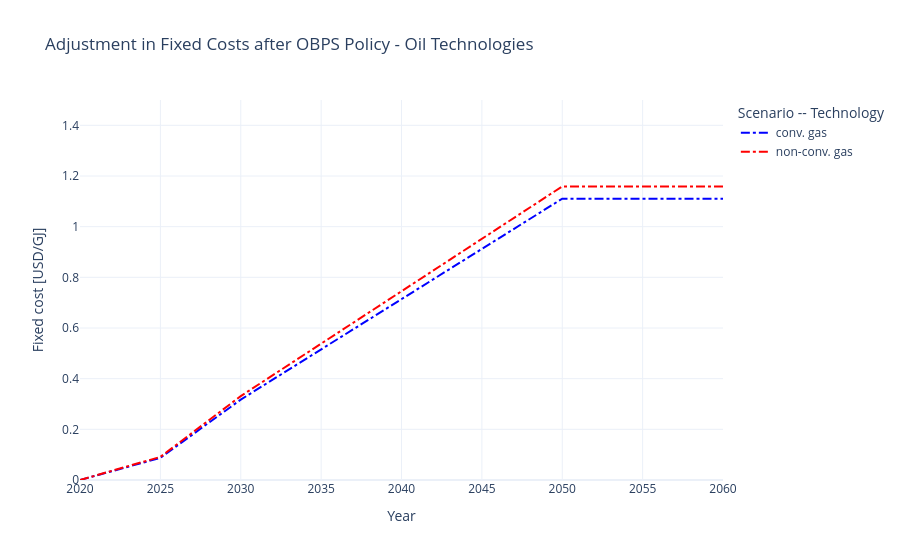

The notebook cell this image was saved under:
### Code cell
# Plotting
import matplotlib.pyplot as plt
import plotly.graph_objects as go
from matplotlib import colormaps
from functools import reduce


conversion_factor = 1 / 31.536
# Initialize an empty DataFrame to store the results
result_list = []
handles = []

for tech in tech_dict_gas.keys():
	# Filter the merged dataframe for each technology
	tech_df = merged_df[merged_df['technology'] == tech]
	
	# Add this tech's data to the result df
	result_list.append(tech_df)

result_df = reduce(lambda x,y: pd.concat([x,y]), result_list)
result_df["technology"] = [tech_dict_gas[tech] for tech in result_df['technology'].values]


baseline_df = result_df.groupby(['technology', 'year_act'])['value_2'].mean().reset_index()
netzero_df = result_df.groupby(['technology', 'year_act'])['value'].mean().reset_index()

##########################################################################################
fig = go.Figure(layout_yaxis_range=[0,1.5])

# Iterate through each unique technology
'''
for tech in baseline_df["technology"].unique():
    data = baseline_df[baseline_df["technology"] == tech]
    fig.add_trace(go.Scatter(x=data["year_act"],
                            y=data.iloc[:,-1] * conversion_factor,
                            mode="lines",
                            line={"dash": "solid", "color": tech_colors[tech]},
                            name=f"Baseline -- {tech}"))
'''
for tech in netzero_df["technology"].unique():
    data = netzero_df[netzero_df["technology"] == tech]
    fig.add_trace(go.Scatter(x=data["year_act"],
                            y=data.iloc[:,-1] * conversion_factor,
                            mode="lines",
                            line={"dash": "dashdot", "color": tech_colors[tech]},
                            name=f"{tech}"))

fig.update_layout(title='Adjustment in Fixed Costs after OBPS Policy - Oil Technologies',
                  xaxis_title='Year',
                  yaxis_title='Fixed cost [USD/GJ]',
                  legend_title='Scenario -- Technology',
                  template='plotly_white')
fig.show()

#fig.write_image("Plot.png")

### Figure 1 — Plotly figure (JSON) as saved in the notebook; plotly's stock layout.template omitted (floating-point values rounded to 4 significant figures)
{"data": [{"line": {"color": "blue", "dash": "dashdot"}, "mode": "lines", "name": "conv. gas", "type": "scatter", "x": [2020, 2025, 2030, 2035, 2040, 2045, 2050, 2055, 2060], "y": [0, 0.08749, 0.3173, 0.5156, 0.7139, 0.9122, 1.11, 1.11, 1.11]}, {"line": {"color": "red", "dash": "dashdot"}, "mode": "lines", "name": "non-conv. gas", "type": "scatter", "x": [2020, 2025, 2030, 2035, 2040, 2045, 2050, 2055, 2060], "y": [0, 0.0913, 0.3311, 0.5381, 0.745, 0.952, 1.159, 1.159, 1.159]}], "layout": {"legend": {"title": {"text": "Scenario -- Technology"}}, "title": {"text": "Adjustment in Fixed Costs after OBPS Policy - Oil Technologies"}, "xaxis": {"title": {"text": "Year"}}, "yaxis": {"range": [0, 1.5], "title": {"text": "Fixed cost [USD/GJ]"}}}}
